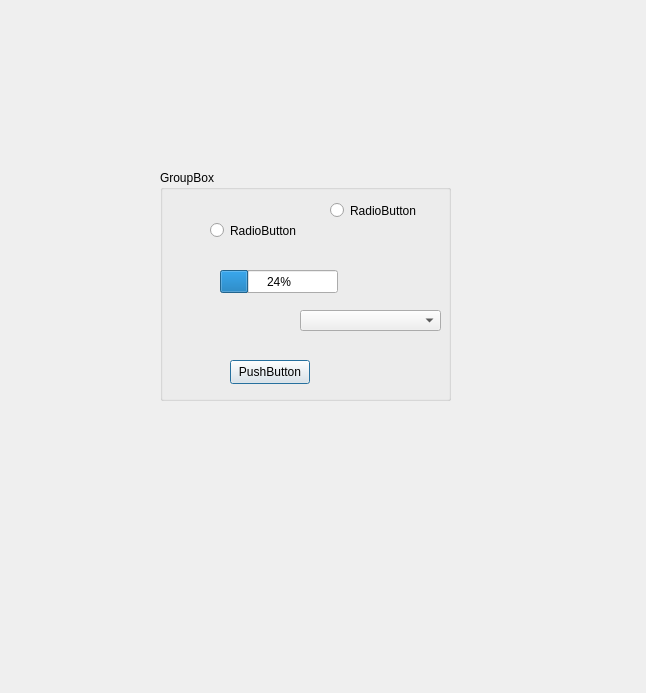
<?xml version="1.0" encoding="UTF-8"?>
<ui version="4.0">
 <class>ONLYforTest</class>
 <widget class="QDialog" name="ONLYforTest">
  <property name="geometry">
   <rect>
    <x>0</x>
    <y>0</y>
    <width>646</width>
    <height>693</height>
   </rect>
  </property>
  <property name="windowTitle">
   <string>Dialog</string>
  </property>
  <widget class="QGroupBox" name="groupBox">
   <property name="geometry">
    <rect>
     <x>160</x>
     <y>170</y>
     <width>291</width>
     <height>231</height>
    </rect>
   </property>
   <property name="title">
    <string>GroupBox</string>
   </property>
   <widget class="QRadioButton" name="radioButton">
    <property name="geometry">
     <rect>
      <x>50</x>
      <y>50</y>
      <width>90</width>
      <height>21</height>
     </rect>
    </property>
    <property name="text">
     <string>RadioButton</string>
    </property>
   </widget>
   <widget class="QRadioButton" name="radioButton_2">
    <property name="geometry">
     <rect>
      <x>170</x>
      <y>30</y>
      <width>90</width>
      <height>21</height>
     </rect>
    </property>
    <property name="text">
     <string>RadioButton</string>
    </property>
   </widget>
   <widget class="QComboBox" name="comboBox">
    <property name="geometry">
     <rect>
      <x>140</x>
      <y>140</y>
      <width>141</width>
      <height>21</height>
     </rect>
    </property>
   </widget>
   <widget class="QProgressBar" name="progressBar">
    <property name="geometry">
     <rect>
      <x>60</x>
      <y>100</y>
      <width>118</width>
      <height>23</height>
     </rect>
    </property>
    <property name="value">
     <number>24</number>
    </property>
   </widget>
   <widget class="QPushButton" name="pushButton">
    <property name="geometry">
     <rect>
      <x>70</x>
      <y>190</y>
      <width>80</width>
      <height>24</height>
     </rect>
    </property>
    <property name="text">
     <string>PushButton</string>
    </property>
   </widget>
  </widget>
 </widget>
 <resources/>
 <connections/>
</ui>
